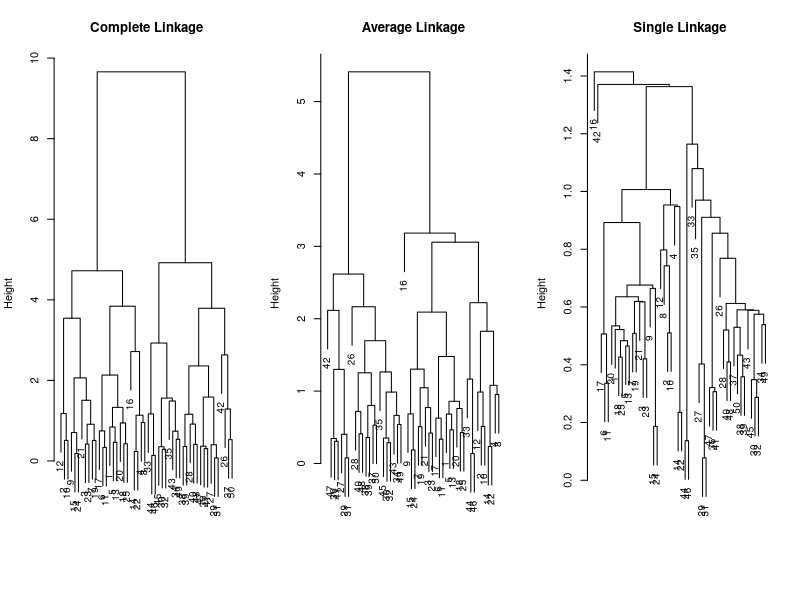
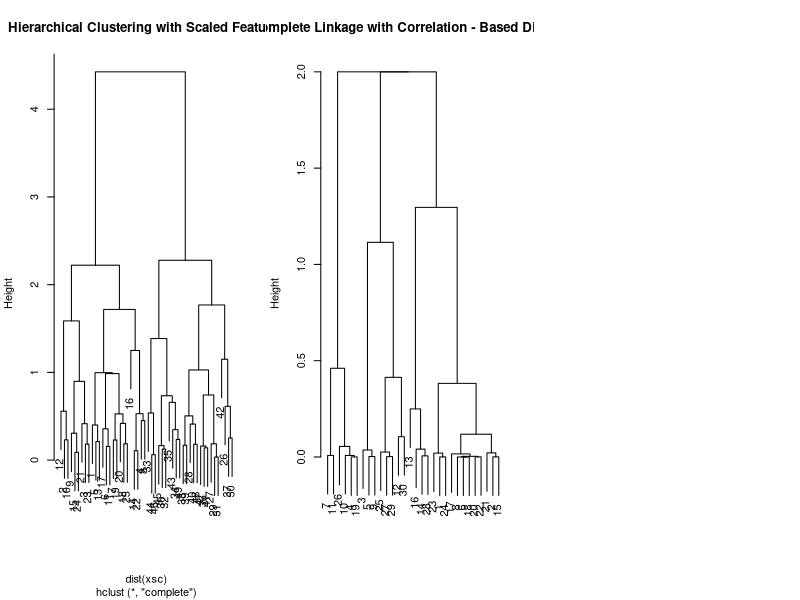

Write the R code that produced these figures, in order.
set.seed(2)
x = matrix(rnorm(50 * 2), ncol = 2)
x[1:25, 1] = x[1:25, 1] + 3
x[1:25, 2] = x[1:25, 2] - 4

# Comparing clustering using different linkage methods.
# dist() is used to compute the 50x50 inter-observation Euclidean distance matrix.
hc.complete = hclust(dist(x), method = 'complete')
hc.average = hclust(dist(x), method = 'average')
hc.single = hclust(dist(x), method = 'single')

# Plot the dendrograms
par(mfrow = c(1, 3))
plot(hc.complete, main = " Complete Linkage ", xlab = "", sub = "", cex = .9)
plot(hc.average, main = " Average Linkage ", xlab = "", sub = "", cex = .9)
plot(hc.single, main = " Single Linkage ", xlab = "", sub = "", cex = .9)

# Determine the cluster labels for each obs associated with a 
# given cut of the dendrogram.
cutree(hc.complete, 2)
cutree(hc.average, 2)
cutree(hc.single, 2)
#   Single linkage assigns a cluster to a lone observation.

cutree(hc.single, 4)
#   A more sensible answer is obtained with four clusters although there are still two singletons.

# Scale the variables before performing hierarchical clustering of the obs.
xsc = scale(x)
plot(hclust(dist(xsc), method = 'complete'),
     main = " Hierarchical Clustering with Scaled Features ")

# Correlation-based distance using the as.dist() function converts an arbitrary
# square symmetric matrix into a form that the hclust() function recognizes as
# a distance matrix. This only makes sense for data with at least three features
# since the absolute correlation between any two observations with measurements
# on two features is always 1. Hence, we will cluster a three-dimensional data set.
x = matrix(rnorm(30 * 3), ncol = 3)
dd = as.dist(1 - cor(t(x)))
plot(hclust(dd, method = 'complete'),
     main = " Complete Linkage with Correlation - Based Distance ",
     xlab = "", sub = "")

